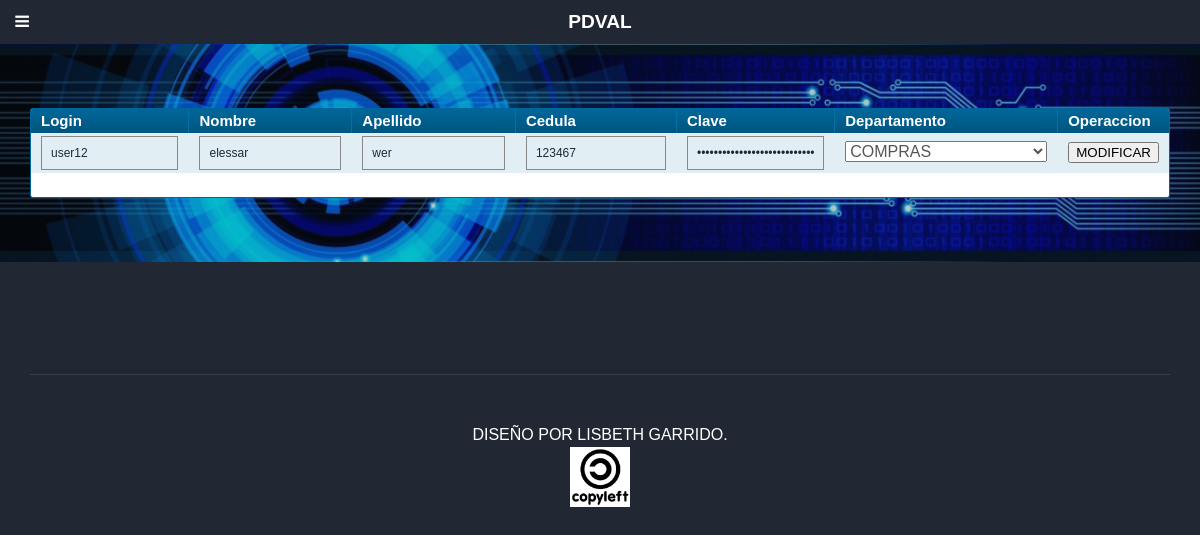
Before: /add_user.php?usuario=5 with the older database file.
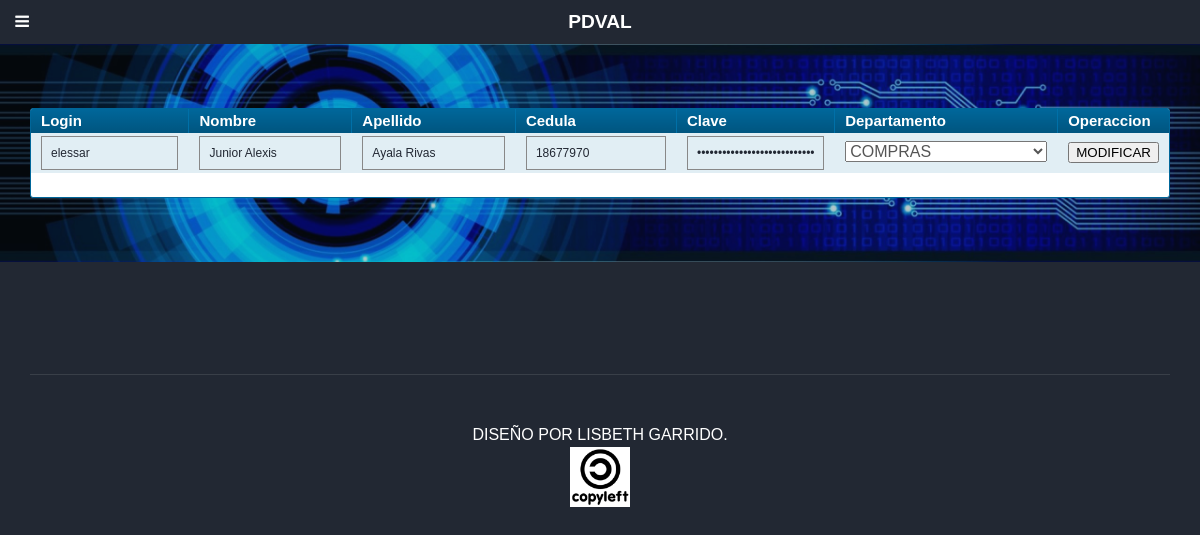
After: the same page with the newer database file.
### tables this page shows
CREATE TABLE IF NOT EXISTS `usuarios` (
  `id` int(11) NOT NULL AUTO_INCREMENT,
  `login` varchar(255) NOT NULL,
  `nombres` varchar(255) NOT NULL,
  `apellidos` varchar(255) NOT NULL,
  `cedula` int(11) NOT NULL,
  `cod_dep` varchar(255) NOT NULL,
  `clave` varchar(255) NOT NULL,
  `telefono` varchar(15) NOT NULL,
  `direccion` varchar(50) NOT NULL,
  `id_tipo` int(11) NOT NULL,
  PRIMARY KEY (`id`),
  KEY `id_tipo` (`id_tipo`)
);

CREATE TABLE IF NOT EXISTS `departamentos` (
  `id` bigint(20) unsigned NOT NULL AUTO_INCREMENT,
  `id_departamento` varchar(255) NOT NULL,
  `descripcion` varchar(255) NOT NULL,
  PRIMARY KEY (`id_departamento`),
  UNIQUE KEY `id` (`id`),
  KEY `id_departamento` (`id_departamento`)
);

### include/clase_db_init.php (called while the page is built, shortened)
<?php
 class MySQL{
  private $conexion; private $total_consultas;
  public function MySQL(){
    if(!isset($this->conexion)){
      $this->conexion = (mysqli_connect("localhost","root",""))
        or die(mysql_error());
      $db="soporte";
    $bd1="Error al conectar a la base de datos, Consultar al Administrador";
      mysqli_select_db($this->conexion,$db) or die($bd1);
    }
  }
  public function consulta($consulta){
    $resultado = mysqli_query($this->conexion,$consulta);
    return $resultado;
  }
  public function fetch_array($consulta){
   return mysqli_fetch_array($consulta);
  }
}?>

### add_user.php (the view, shortened to what this page needs)
<?php
   include '/include/clase_db_init.php';
    $conn=new MySQL();
   include 'cabecera.php';
?>
<link rel="stylesheet" type="text/css" href="css/tabla_solicitud.css" media="screen" />
<body class="homepage">
			<div id="header">
				<div class="container">
						<h1><a href="#" id="logo">PDVAL</a></h1>
						<div id="banner">
<div class="datagrid">
    <table>
<thead>
     <tr><th>Login</th><th>Nombre</th><th>Apellido</th><th>Cedula</th><th>Clave</th><th>Departamento</th><th>Operaccion</th></tr>
</thead>
<tbody>
<?php
$estatus=new MySQL();
$consulta=$estatus->consulta("select a.id, a.login, a.clave, a.nombres, a.apellidos, a.cedula, a.cod_dep, b.descripcion,b.id_departamento from usuarios as a, departamentos as b where a.cod_dep=b.id_departamento and a.id='".$_GET['usuario']."'");
    $fila=$estatus->fetch_array($consulta);
           echo"<tr class='alt'>";
            echo"
        <td>
          <input type=text style='width: 100%; font-size: 12;'   id='login' name ='login' value='".utf8_encode($fila['login'])."' />
        </td>
        <td>
          <input type=text style='width: 100%; font-size: 12;' name=nombre id=nombre value='".$fila['nombres']."'/>
        </td>
        <td>
          <input type=text style='width: 100%; font-size: 12;' name='apellidos' id='apellidos' value='".$fila['apellidos']."'/>
        </td>
        <td>
          <input type=text style='width: 100%; font-size: 12;' name='cedula' id='cedula' value='".$fila['cedula']."'/>
        </td>
        <td>
          <input type=password style='width: 100%; font-size: 12;' name='clave' id='clave' value='".$fila['clave']."'/>
        </td>
        <td>
          <select name=departamento id=departamento size=1 ;'>";$consulta_dep=$conn->consulta("select id_departamento, descripcion from departamentos");
                  while($arreglo_dep=$conn->fetch_array($consulta_dep)){
                   echo "<option ";if($fila['cod_dep']==$arreglo_dep[0]){echo"selected";}; echo " value=".$arreglo_dep[0].">".$arreglo_dep[1]."</option>";
                   }
                   echo "</select>
        </td>
        <td><button id=actuar   nombre=actuar value=".$fila['id']." onclick='modificar()'>MODIFICAR</button>
                    </td></tr>
                    <div id='resultado'></div>
                 ";
          ?>
</tbody>
    </table>
</div></div></div></div>
			<?php
                                                            include 'footer.php';
                                                            ?>

Changed rows visible on the page:
changed usuarios "elessar": login "user12" → "elessar"; nombre "elessar" → "Junior Alexis"; apellidos "wer" → "Ayala Rivas"; cedula "123467" → "18677970"
